Frame 1 (no input): blank canvas, image omitted
Frame 60 (no input): blank canvas, image omitted
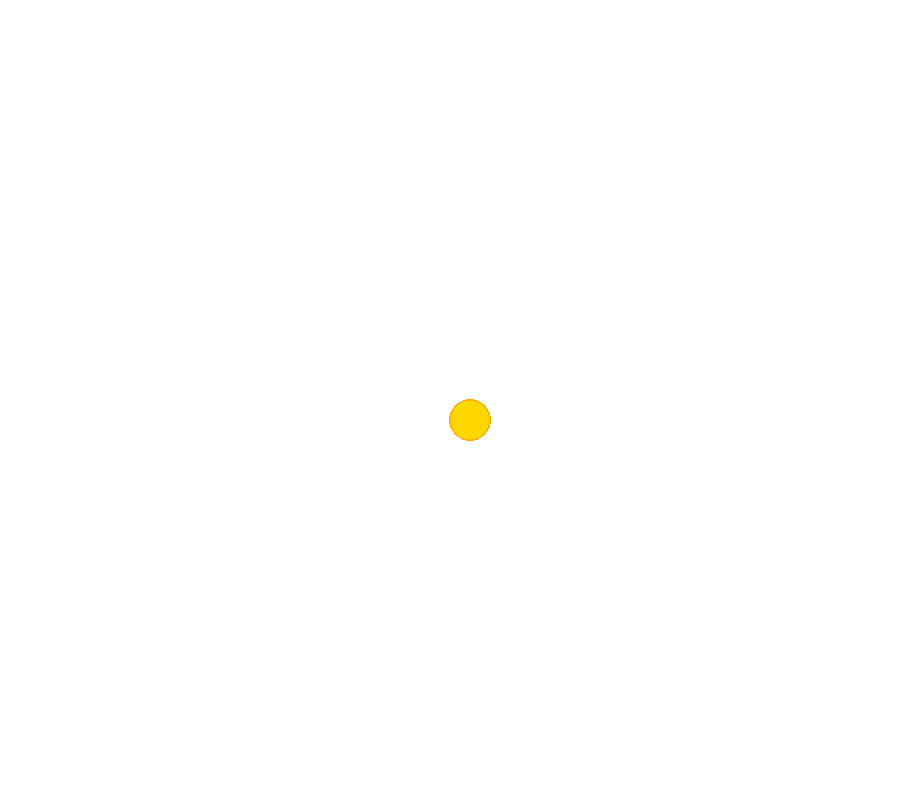
Frame 120 (the mouse pressed at the canvas centre since frame 60)

The p5.js sketch whose frames 1 and 60 were blank and that drew this single picture after the mouse press (run headless with seeded random() and noise() and a simulated clock; from frame 60 on, the mouse is pressed at the canvas centre):

// p5.js sketch
// ── sketch.js
function setup() {
  createCanvas(900, 800);
   background("white");
}

function draw() {
  stroke("orange");
  fill("gold");
  
  
  if(mouseIsPressed) {
    rect(mouseX, mouseY, 40, 40, 40);
  }
}
